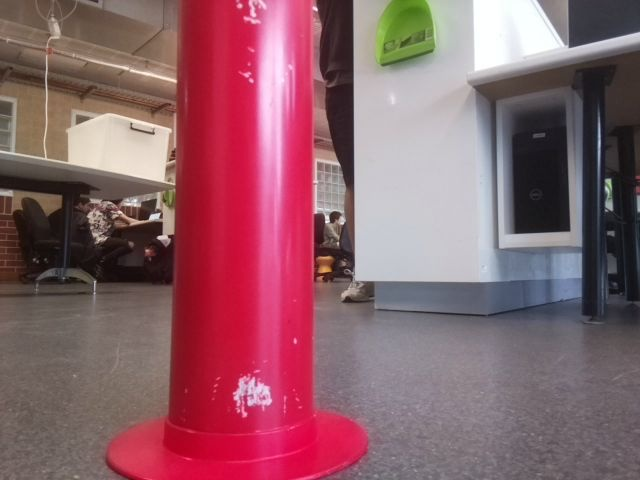
#> input picture Exercise/module_6/cv_pics/red_9.jpg, 640 x 480 px
$ python cylinder_examples.py
#> lines starting #> are read from the running program, lines starting #| are printed output that depends on the picture; after the words box and inside, x2 and y2 are one past the last pixel; in counts of white or black regions, pixels touching at a corner belong together
import cv2
import numpy as np
from skimage.measure import label, regionprops

# Specify your image name and/or directory
aImgFileName = "cv_pics/red_9.jpg"
Image = cv2.imread(aImgFileName)
#> Image is the input picture: shape (480, 640, 3); mean B, G, R 105.9, 96.7, 140.6

# Convert BGR to HSV
HSVImage = cv2.cvtColor(Image, cv2.COLOR_BGR2HSV)
#> HSVImage: shape (480, 640, 3); mean H, S, V 107.6, 82, 143.4

# Define lower and upper range of HSV values
HSV_LOWER = np.array([170, 150, 70])
HSV_UPPER = np.array([179, 255, 255])

# Mask image with defined HSV values
HsvMask = cv2.inRange(HSVImage, HSV_LOWER, HSV_UPPER)
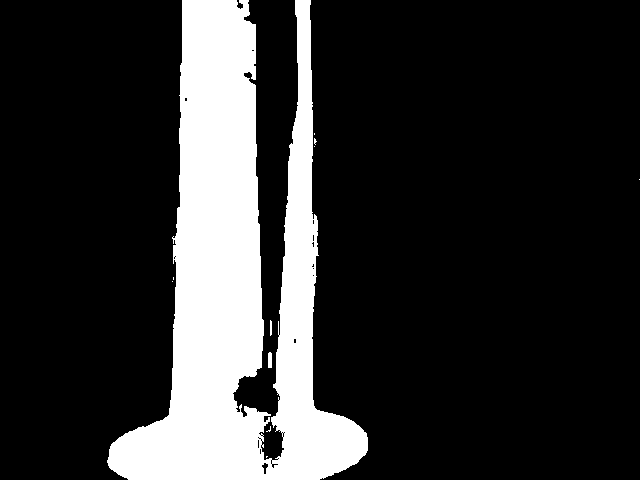
#> HsvMask: shape (480, 640); 18.9% white; 11 white regions (8 under 20 px), largest, box (x1, y1, x2, y2) and area: (107, 0, 368, 480) 58086, (268, 352, 272, 368) 62, (270, 320, 272, 336) 30

# Construct kernel for morphological operation
Shape = cv2.MORPH_RECT
KSize = (5, 5)  # 5x5 kernel
kernel = cv2.getStructuringElement(Shape, KSize)

# Perform closing operation
mode = cv2.MORPH_CLOSE
MorphedImage = cv2.morphologyEx(HsvMask, mode, kernel)
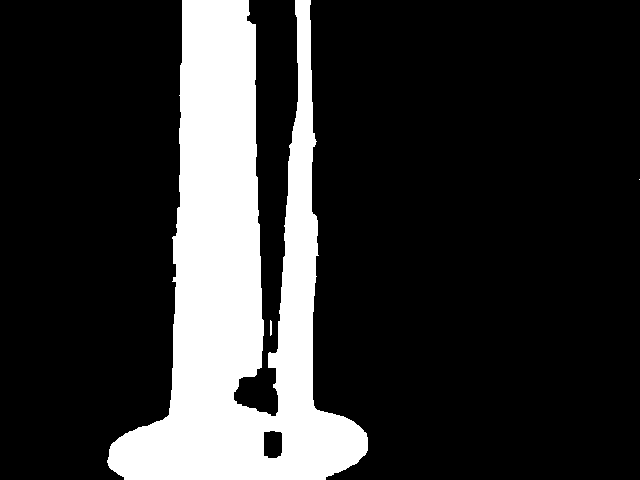
#> MorphedImage: shape (480, 640); 19.2% white; 3 white regions (1 under 20 px)

# Label connected components
LabelIm = label(MorphedImage)
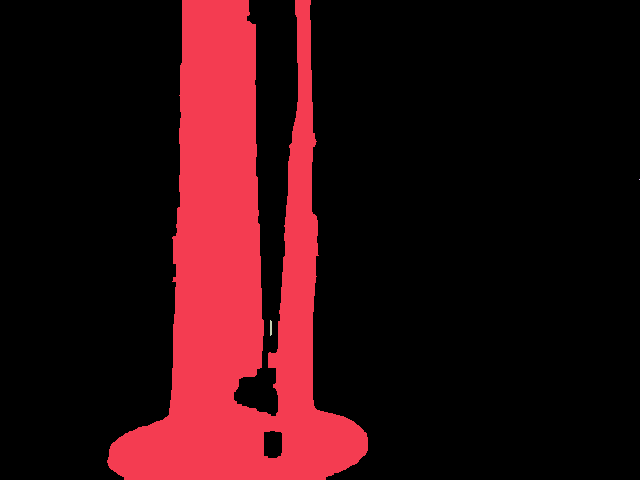
#> LabelIm: shape (480, 640) int64; 4 distinct labels, from 0 to 3; one colour per label, 0 black
props = regionprops(LabelIm)
#> props = 3 regions; box (x1, y1, x2, y2) and area: (107, 0, 368, 480) 58827, (270, 320, 272, 336) 30, (639, 179, 640, 180) 1
thick = 2

# Loop through all detected regions
for region in props:
    # Get bounding box
    minr, minc, maxr, maxc = region.bbox

    # Get centroid and convert to integers for OpenCV
    centroid = tuple(map(int, region.centroid))

    # Draw bounding box
    cv2.rectangle(Image, (minc, minr), (maxc, maxr), (255, 0, 0), thick)

    # Draw centroid as a black dot
    cv2.circle(Image, centroid, 5, (0, 0, 0), -1)

    # Label object near the centroid
    black = (255, 255, 255)
    text_position = (centroid[0] - 10, centroid[1] - 10)
    cv2.putText(Image, "Object", text_position, cv2.FONT_HERSHEY_SIMPLEX, 0.5, black , thick)
#> this loop made 3 passes
#> (minr, minc, maxr, maxc, centroid, text_position) on passes 1, 3: (0, 107, 480, 368, (278, 237), (268, 227)), (320, 270, 336, 272, (327, 270), (317, 260))
#> (minr, minc, maxr, maxc, text_position) on pass 2: (179, 639, 180, 640, (169, 629))
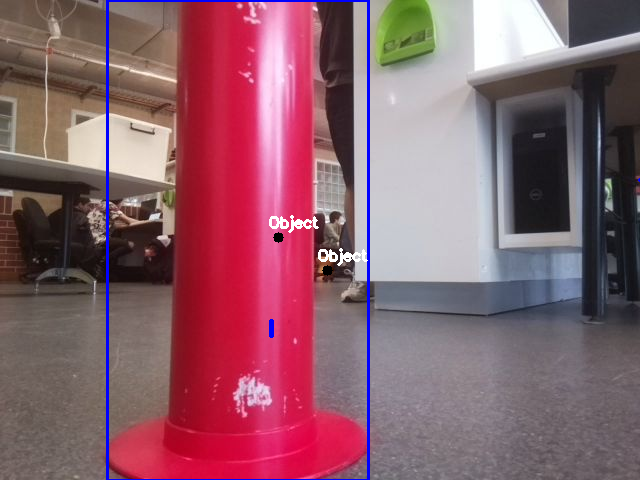
#> Image: shape (480, 640, 3); 1.52% of pixels changed, all inside (x1, y1, x2, y2) = (106, 0, 640, 480)

# Display result
cv2.imshow("Detected Objects", Image)
cv2.waitKey(0)
cv2.destroyAllWindows()

$ run again, with Exercise/module_6/cv_pics/pic2.png saved as Exercise/module_6/cv_pics/red_9.jpg
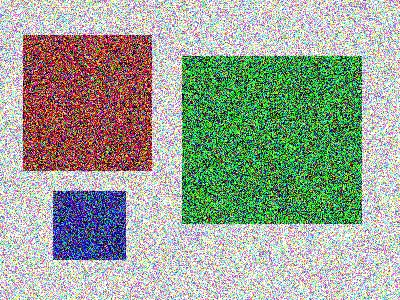
#> input picture Exercise/module_6/cv_pics/pic2.png, 400 x 300 px
#> Image is the input picture: shape (300, 400, 3); mean B, G, R 150, 164.2, 154.2
#> HSVImage: shape (300, 400, 3); mean H, S, V 82.6, 94.6, 185.5
#> HsvMask: shape (300, 400); 2% white in thin lines or dots, all inside (x1, y1, x2, y2) = (23, 35, 152, 258)
#> MorphedImage: shape (300, 400); 6.7% white; 23 white regions (20 under 20 px)
#> `LabelIm = label(MorphedImage)`:
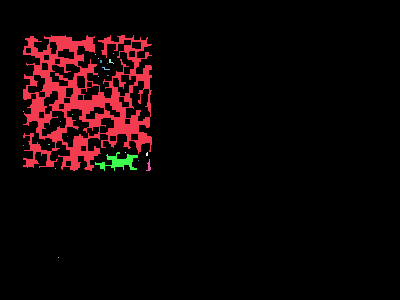
#> LabelIm: shape (300, 400) int64; 24 distinct labels, from 0 to 23; one colour per label, 0 black
#> props = 23 regions; largest, box (x1, y1, x2, y2) and area: (23, 35, 152, 171) 7593, (95, 152, 138, 171) 324, (146, 159, 151, 171) 27, (109, 59, 114, 64) 11, (102, 67, 110, 70) 10
#> the loop `for region in props:` made 23 passes
#> (minr, minc, maxr, maxc, text_position) on passes 2, 3, 4, 7, 9, 10, 11, 12: (53, 113, 54, 114, (43, 103)), (54, 95, 55, 96, (44, 85)), (58, 98, 59, 99, (48, 88)), (63, 107, 64, 108, (53, 97)), (75, 107, 76, 109, (65, 97)), (76, 98, 77, 99, (66, 88)), (111, 23, 112, 24, (101, 13)), (114, 72, 115, 73, (104, 62))
#> after the loop `for region in props:`:
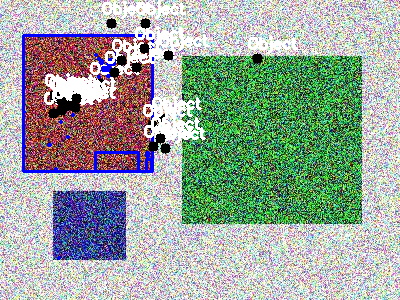
#> Image: shape (300, 400, 3); 7.61% of pixels changed, all inside (x1, y1, x2, y2) = (22, 1, 298, 260)
